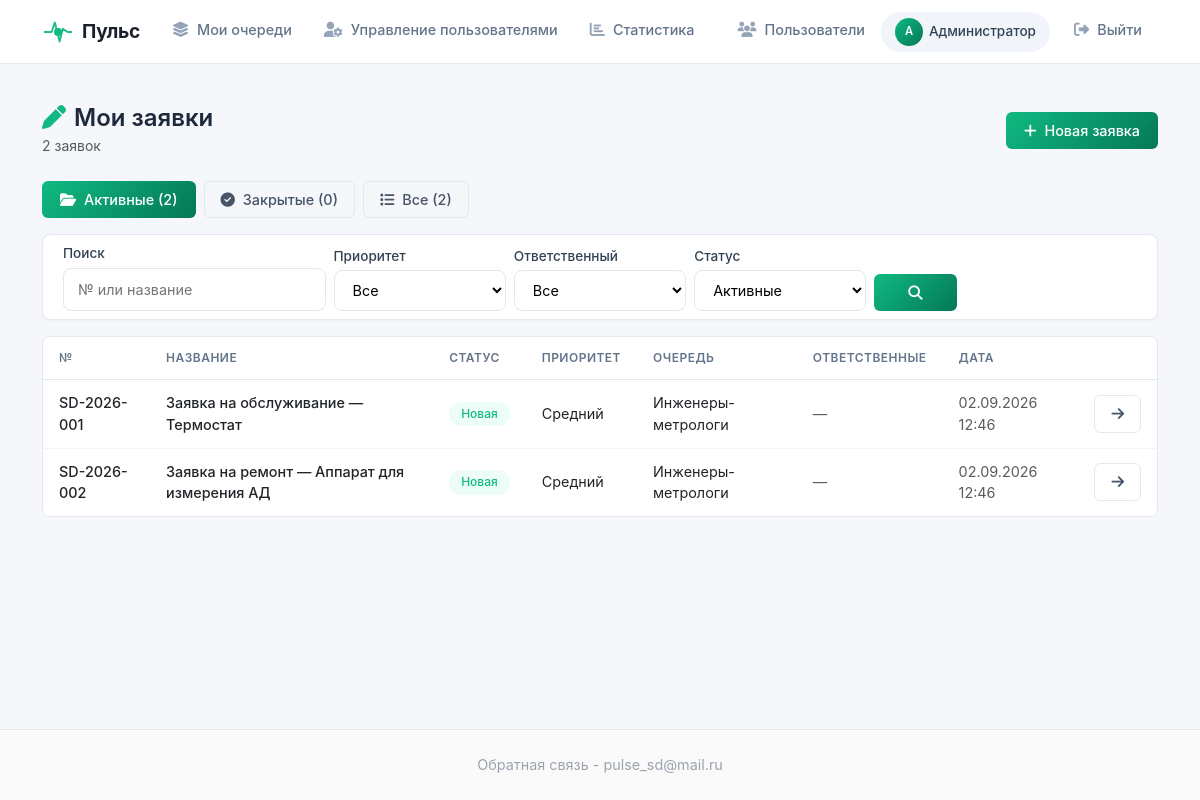
/my-tickets (signed in), run on the app's committed database.
### models.py (models this page shows, shortened)
class User(UserMixin, db.Model):
    id = db.Column(db.Integer, primary_key=True)
    username = db.Column(db.String(80), unique=True, nullable=False)
    password = db.Column(db.String(200), nullable=False)
    full_name = db.Column(db.String(300), nullable=True)
    email = db.Column(db.String(120), unique=True, nullable=False)
    phone = db.Column(db.String(20), nullable=True)
    department = db.Column(db.String(200), nullable=True)
    position = db.Column(db.String(200), nullable=True)
    office = db.Column(db.String(50), nullable=True)
    is_admin = db.Column(db.Boolean, default=False)
    created_at = db.Column(db.DateTime, default=datetime.now(tz))
    notify_email = db.Column(db.Boolean, default=True)
    queues = db.relationship('Queue', secondary='user_queue', back_populates='members')
    admin_queues = db.relationship('Queue', secondary='queue_admins', back_populates='admins')
    assigned_tickets = db.relationship('Ticket', secondary='ticket_assignees', back_populates='assignees')
    created_tickets = db.relationship('Ticket', foreign_keys='Ticket.created_by_id', backref='creator')
    allowed_queues = db.relationship(
        'Queue',
        secondary='queue_links',
        primaryjoin='Queue.id == queue_links.c.queue_from',
        secondaryjoin='Queue.id == queue_links.c.queue_to',
        backref='allowed_by_queues'
    )
    bookings = db.relationship('Booking', backref='user', lazy=True)

class Ticket(db.Model):
    id = db.Column(db.Integer, primary_key=True)
    ticket_number = db.Column(db.String(20), unique=True, nullable=False)
    title = db.Column(db.String(200), nullable=False)
    description = db.Column(db.Text, nullable=False)
    status = db.Column(db.String(50), default='Новая')
    priority = db.Column(db.String(20), default='Средний')
    start_date = db.Column(db.DateTime, nullable=True)
    deadline = db.Column(db.DateTime, nullable=True)
    actual_deadline = db.Column(db.DateTime, nullable=True)
    created_by_id = db.Column(db.Integer, db.ForeignKey('user.id'))
    queue_id = db.Column(db.Integer, db.ForeignKey('queue.id'), nullable=True)
    rating = db.Column(db.Integer, nullable=True)
    feedback_text = db.Column(db.Text, nullable=True)
    created_at = db.Column(db.DateTime, default=datetime.now(tz))
    updated_at = db.Column(db.DateTime, default=datetime.now(tz), onupdate=datetime.now(tz))
    closed_at = db.Column(db.DateTime, nullable=True)
    assignees = db.relationship('User', secondary='ticket_assignees', back_populates='assigned_tickets')
    attachments = db.relationship('Attachment', backref='ticket', lazy=True)
    metrologist_request = db.relationship(
        'MetrologistRequest',
        back_populates='ticket',
        uselist=False,
        cascade='all, delete-orphan'
    )

class Queue(db.Model):
    id = db.Column(db.Integer, primary_key=True)
    name = db.Column(db.String(100), nullable=False, unique=True)
    description = db.Column(db.Text, nullable=True)
    is_active = db.Column(db.Boolean, default=True)
    queue_type = db.Column(db.String(50), default='default')
    created_at = db.Column(db.DateTime, default=datetime.now(tz))
    created_by_id = db.Column(db.Integer, db.ForeignKey('user.id'))
    mail = db.Column(db.Text,default = None)
    admins = db.relationship('User', secondary='queue_admins', back_populates='admin_queues')
    members = db.relationship('User', secondary='user_queue', back_populates='queues')
    tickets = db.relationship('Ticket', backref='queue', lazy=True)
    cars = db.relationship('Car', backref='queue', lazy=True)
    created_by = db.relationship('User', foreign_keys=[created_by_id])

### core/tickets.py (the view, shortened to what this page needs)
@tickets_bp.route('/my-tickets')
@login_required
def my_tickets():
    query = Ticket.query.filter_by(created_by_id=current_user.id)
    status_filter = request.args.get('status', 'active')
    search = request.args.get('search', '').strip()
    priority = request.args.get('priority', '').strip()
    assignee = request.args.get('assignee', '')
    if status_filter == 'active':
        query = query.filter(Ticket.status.in_(['Новая', 'В работе']))
    elif status_filter == 'closed':
        query = query.filter(Ticket.status == 'Закрыта')
    elif status_filter == 'all':
        pass
    else:
        query = query.filter(Ticket.status == status_filter)
    if priority:
        query = query.filter(Ticket.priority == priority)
    if assignee == 'me':
        query = query.filter(Ticket.assignees.any(id=current_user.id))
    elif assignee == 'unassigned':
        query = query.filter(~Ticket.assignees.any())
    tickets = query.order_by(Ticket.created_at.desc()).all()
    total_count = Ticket.query.filter_by(created_by_id=current_user.id).count()
    active_count = Ticket.query.filter(
        Ticket.created_by_id == current_user.id,
        Ticket.status.in_(['Новая', 'В работе'])
    ).count()
    closed_count = Ticket.query.filter_by(created_by_id=current_user.id, status='Закрыта').count()
    return render_template('my_tickets.html',
                         tickets=tickets,
                         total_count=total_count,
                         active_count=active_count,
                         closed_count=closed_count,
                         status_filter=status_filter,
                         search_query=search,
                         priority_filter=priority,
                         assignee_filter=assignee)

### templates/my_tickets.html (shortened to what this page needs)
{% extends "base.html" %}
{% block content %}
<div class="d-flex justify-content-between align-items-center mb-4">
    <div>
        <h4 class="mb-0 fw-semibold">
            <i class="fas fa-pen me-2" style="color: var(--primary);"></i>Мои заявки
        </h4>
        <span class="text-muted small">{{ tickets|length }} заявок</span>
    </div>
    <a href="{{ url_for('tickets.create_ticket') }}" class="btn btn-primary-gradient">
        <i class="fas fa-plus me-1"></i> Новая заявка
    </a>
</div>
<div class="row g-2 mb-3">
    <div class="col-auto">
        <a href="{{ url_for('tickets.my_tickets', status='active') }}" class="btn btn-sm {% if status_filter == 'active' %}btn-primary-gradient{% else %}btn-outline-modern{% endif %}">
            <i class="fas fa-folder-open me-1"></i> Активные ({{ active_count }})
        </a>
    </div>
    <div class="col-auto">
        <a href="{{ url_for('tickets.my_tickets', status='closed') }}" class="btn btn-sm {% if status_filter == 'closed' %}btn-primary-gradient{% else %}btn-outline-modern{% endif %}">
            <i class="fas fa-check-circle me-1"></i> Закрытые ({{ closed_count }})
        </a>
    </div>
    <div class="col-auto">
        <a href="{{ url_for('tickets.my_tickets', status='all') }}" class="btn btn-sm {% if status_filter == 'all' %}btn-primary-gradient{% else %}btn-outline-modern{% endif %}">
            <i class="fas fa-list me-1"></i> Все ({{ total_count }})
        </a>
    </div>
</div>
<div class="card-modern mb-3 animate-fade-in">
    <div class="card-body py-2">
        <form method="GET" action="{{ url_for('tickets.my_tickets') }}" class="row g-2 align-items-end">
            <div class="col-md-3">
                <label class="form-label-modern small">Поиск</label>
                <input type="text" class="form-control-modern" name="search" value="{{ search_query }}" placeholder="№ или название">
            </div>
            <div class="col-md-2">
                <label class="form-label-modern small">Приоритет</label>
                <select class="form-select-modern" name="priority">
                    <option value="">Все</option>
                </select>
            </div>
            <div class="col-md-2">
                <label class="form-label-modern small">Ответственный</label>
                <select class="form-select-modern" name="assignee">
                    <option value="">Все</option>
                </select>
            </div>
            <div class="col-md-2">
                <label class="form-label-modern small">Статус</label>
                <select class="form-select-modern" name="status">
                    <option value="active" {% if status_filter == 'active' %}selected{% endif %}>Активные</option>
                </select>
            </div>
            <div class="col-md-1">
                <button type="submit" class="btn btn-primary-gradient w-100"><i class="fas fa-search"></i></button>
            </div>
        </form>
    </div>
</div>
<div class="table-modern animate-fade-in">
    <table class="table mb-0">
        <thead>
            <tr>
                <th>№</th>
                <th>Название</th>
                <th>Статус</th>
                <th>Приоритет</th>
                <th>Очередь</th>
                <th>Ответственные</th>
                <th>Дата</th>
                <th></th>
            </tr>
        </thead>
        <tbody>
            {% for ticket in tickets %}
                <tr>
                    <td><span class="fw-medium">{{ ticket.ticket_number }}</span></td>
                    <td><a href="{{ url_for('tickets.ticket_detail', ticket_id=ticket.id) }}" class="fw-medium text-dark">{{ ticket.title }}</a></td>
                    <td>
                        <span class="badge-status
                            {% if ticket.status == 'Новая' %}badge-status-new
                            {% elif ticket.status == 'В работе' %}badge-status-work
                            {% elif ticket.status == 'Закрыта' %}badge-status-closed
                            {% else %}badge-status-other{% endif %}">
                            {{ ticket.status }}
                        </span>
                    </td>
                    <td><span class="priority-{{ ticket.priority.lower() }}">{{ ticket.priority }}</span></td>
                    <td>{% if ticket.queue %}{{ ticket.queue.name }}{% else %}<span class="text-muted">—</span>{% endif %}</td>
                    <td>
                        {% for assignee in ticket.assignees %}
                            <span class="badge bg-light text-dark border-0">{{ assignee.username }}</span>
                        {% else %}
                            <span class="text-muted">—</span>
                        {% endfor %}
                    </td>
                    <td class="text-muted small">{{ ticket.created_at.strftime('%d.%m.%Y %H:%M') }}</td>
                    <td><a href="{{ url_for('tickets.ticket_detail', ticket_id=ticket.id) }}" class="btn btn-outline-modern btn-sm"><i class="fas fa-arrow-right"></i></a></td>
                </tr>
            {% endfor %}
        </tbody>
    </table>
</div>
{% endblock %}

### templates/base.html (shortened to what this page needs)
<!DOCTYPE html>
<html lang="ru">
<head>
    <link href="https://cdn.jsdelivr.net/npm/bootstrap@5.3.0/dist/css/bootstrap.min.css" rel="stylesheet">
    <link href="https://cdnjs.cloudflare.com/ajax/libs/font-awesome/6.4.0/css/all.min.css" rel="stylesheet">
    <link rel="stylesheet" href="{{ url_for('static', filename='style.css') }}">
    <link href="https://cdn.quilljs.com/1.3.6/quill.snow.css" rel="stylesheet">
</head>
<body>
    <nav class="navbar navbar-expand-lg navbar-custom">
        <div class="container">
            <a class="navbar-brand" href="{{ url_for('index') }}">
                <span class="logo-pulse">
                    <span class="pulse-icon">
                        <span class="pulse-dot"></span>
                    </span>
                    Пульс
                </span>
            </a>
            <div class="collapse navbar-collapse" id="navbarNav">
                <ul class="navbar-nav me-auto">
                    {% if current_user.is_authenticated and current_user.admin_queues %}
                        <li class="nav-item">
                            <a class="nav-link {{ 'active' if request.endpoint == 'my_queues' }}" href="{{ url_for('my_queues.my_queues') }}">
                                <i class="fas fa-layer-group"></i> Мои очереди
                            </a>
                        </li>
                    {% endif %}
                    {% if current_user.is_authenticated and current_user.is_admin %}
                        <li class="nav-item dropdown">
                            <a class="nav-link {{ 'active' if request.endpoint == 'admin_users' }}" href="{{ url_for('user_mgmt.admin_users') }}">
                                <i class="fas fa-user-cog"></i> Управление пользователями
                            </a>
                        </li>
                        <li class="nav-item">
                            <a class="nav-link {{ 'active' if request.endpoint == 'statistics' }}" href="{{ url_for('statistics.statistics') }}">
                                <i class="fas fa-chart-bar"></i> Статистика
                            </a>
                        </li>
                    {% endif %}
                </ul>
                <ul class="navbar-nav align-items-center">
                    {% if current_user.is_authenticated %}
                        <li class="nav-item">
                            <a class="nav-link {{ 'active' if request.endpoint == 'users_list' }}" href="{{ url_for('users_list') }}">
                                <i class="fas fa-users"></i> Пользователи
                            </a>
                        </li>
                        <li class="nav-item me-2">
                            <a href="{{ url_for('profile') }}" class="user-badge-link" title="Перейти в профиль">
                                <span class="user-badge">
                                    <span class="user-avatar-mini">{{ (current_user.full_name or current_user.username)[0]|upper }}</span>
                                    {{ current_user.full_name or current_user.username }}
                                </span>
                            </a>
                        </li>
                        <li class="nav-item">
                            <a class="nav-link btn-logout" href="{{ url_for('login.logout') }}">
                                <i class="fas fa-sign-out-alt"></i> Выйти
                            </a>
                        </li>
                    {% else %}
                        <li class="nav-item">
                            <a class="nav-link btn-login" href="{{ url_for('login') }}">
                                <i class="fas fa-sign-in-alt"></i> Войти
                            </a>
                        </li>
                    {% endif %}
                </ul>
            </div>
        </div>
    </nav>
    <div class="main-content">
        <div class="container mt-4 pt-3">
            {% block content %}{% endblock %}
        </div>
    </div>
    <footer class="footer">
        <div class="container">
            Обратная связь - pulse_sd@mail.ru
        </div>
    </footer>
</body>
</html>

### data on the page
User: full_name "А", full_name "Администратор"
Ticket: ticket_number "SD-2026-001", title "Заявка на обслуживание — Термостат", status "Новая", priority "Средний", queue.name "Инженеры-метрологи", created_at "02.09.2026 12:46"
Ticket: ticket_number "SD-2026-002", title "Заявка на ремонт — Аппарат для измерения АД", status "Новая", priority "Средний", queue.name "Инженеры-метрологи", created_at "02.09.2026 12:46"

### other printed values
{{ tickets|length }} "2"
{{ active_count }} "2"
{{ closed_count }} "0"
{{ total_count }} "2"
